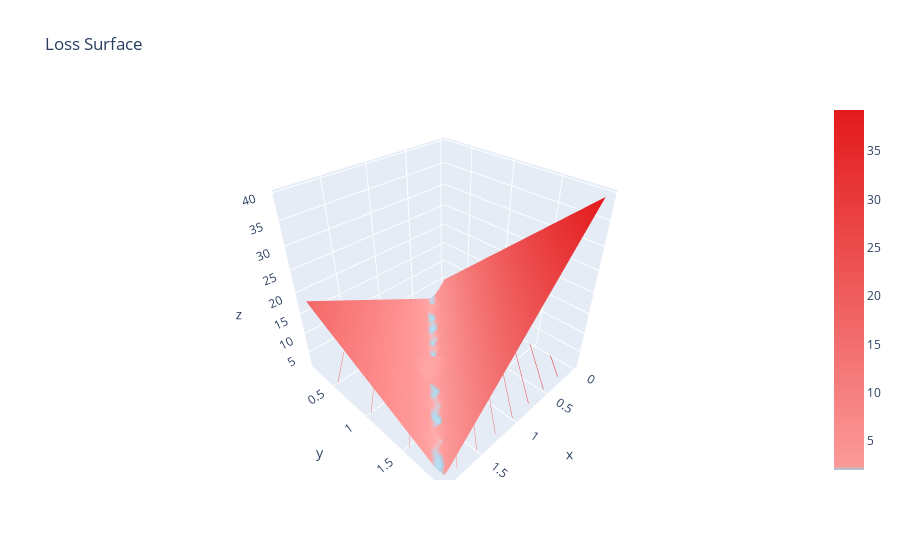

Notebook code cell kept with this figure:
### Markdown cell above
#### Around "True" direction

### Code cell
plot_2d_travel_between_directions(
    #origin=[-0.8, 1.0, 2.5],
    direction=[-10, -10, -20],#[-8, 10, 25], 
    axis=[1, 1, -1],#[-45,  24, -24], 
    labels= torch.Tensor(y_train[:10]), 
    observations=torch.Tensor(X_train[:10]),
    N=30)

### Figure 1 — Plotly figure (JSON) as saved in the notebook; plotly's stock layout.template omitted (floating-point values rounded to 4 significant figures; data arrays with more than 128 entries replaced by an {"elided": "..."} marker saying what was removed)
{"data": [{"colorscale": [[0, "rgb(166,206,227)"], [0.01, "rgb(251,154,153)"], [1, "rgb(227,26,28)"]], "contours": {"z": {"highlightcolor": "limegreen", "project": {"z": true}, "show": true, "usecolormap": true}}, "type": "surface", "x": [0.001576, 0.07286, 0.0955, 0.1129, 0.2062, 0.2488, 0.3158, 0.5105, 0.5329, 0.5816, 0.6225, 0.6325, 0.6765, 0.6987, 0.7577, 0.8436, 0.9496, 0.9695, 0.9708, 1.294, 1.347, 1.375, 1.407, 1.527, 1.548, 1.549, 1.681, 1.815, 1.849, 1.904], "y": [0.1887, 0.2806, 0.3587, 0.38, 0.3907, 0.4415, 0.4845, 0.4904, 0.491, 0.6043, 0.6085, 0.6404, 0.775, 0.7926, 0.9061, 1.039, 1.044, 1.176, 1.203, 1.287, 1.424, 1.442, 1.469, 1.527, 1.546, 1.705, 1.715, 1.796, 1.849, 1.923], "z": {"elided": "30x30 float values"}}], "layout": {"title": {"text": "Loss Surface"}}}
